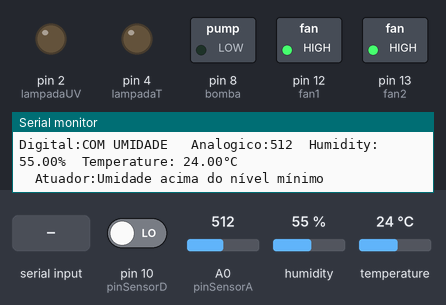
Recording of a sketch running on a simulated Arduino Uno, built with avr-gcc and run on an emulated ATmega328P. On the bench: switched loads named in the sketch (green lamp = pin HIGH), output pins drawn as LEDs (lit = HIGH), the last lines printed to the serial monitor. Dashed ring = blinking. The inputs (shaded band) are chosen by the test bench; at power-on: temperature 24 °C, A0 (pinSensorA) = 512, pin 10 (pinSensorD) LOW, humidity 55 %.

Above: at 1.8 s.
1.9 s: temperature set to 21 °C
4.4 s: temperature set to 18 °C
At 5.8 s:
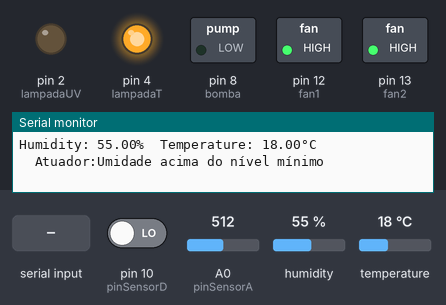
8.0 s: A0 (pinSensorA) set to 686
14.4 s: A0 (pinSensorA) set to 719
At 15.2 s:
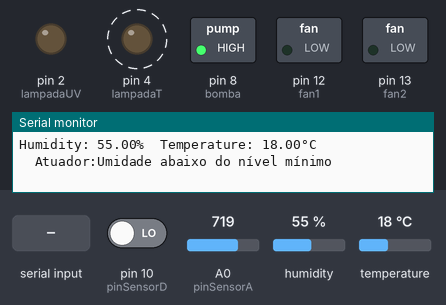
18.2 s: "AA" received over Serial
At 19.4 s:
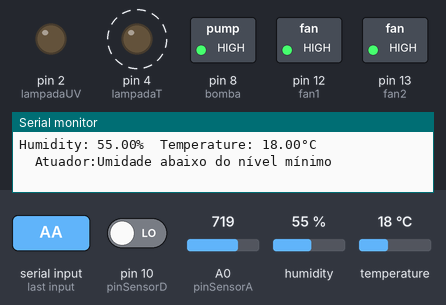
Timing chart, 0 to 26.2 s (numbered marks = the images above; inputs shaded):
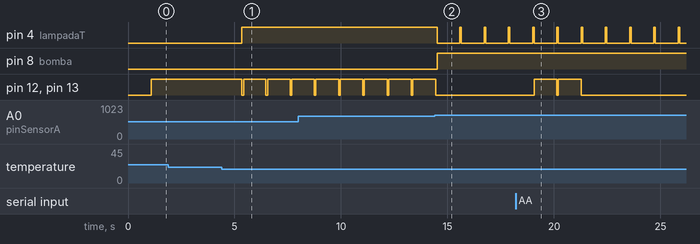

Measured:
- the behaviour switches between 20 and 19 °C on temperature (found by bisection; images 0 and 1)
- the behaviour switches between 700 and 701 on A0 (pinSensorA) (found by bisection; images 1 and 2)
- after the input at 4.4 s, pin 4 (lampadaT): LOW → HIGH after 0.94 s; pin 12 (fan1), pin 13 (fan2): alternates HIGH for 1.1 s and LOW for 0.09 s, starting after 0.94 s
- after the input at 14.4 s, pin 4 (lampadaT): alternates HIGH for 0.09 s and LOW for 1.0 s, starting after 0.13 s; pin 8 (bomba): LOW → HIGH after 0.13 s; pin 12 (fan1), pin 13 (fan2): goes on until 14.4 s, then stays LOW
- after the input at 18.2 s, pin 12 (fan1), pin 13 (fan2): alternates HIGH for 1.1 s and LOW for 0.09 s, 4 changes in all, then stays LOW, starting after 0.88 s

The sketch:

uno_controller_module.ino
```cpp
#define pinSensorA A0
#define pinSensorD 10
#define fan1 12
#define fan2 13
#define bomba 8
#define lampadaT 4
#define lampadaUV 2
#include <DHT.h>
#define DHTPIN  6
#define DHTTYPE DHT11
DHT dht(DHTPIN, DHTTYPE);

void setup()
{
  // ===============================
  pinMode(pinSensorD, INPUT);
  pinMode(fan1,OUTPUT);
  pinMode(fan2,OUTPUT);
  pinMode(bomba,OUTPUT);
  pinMode(lampadaT,OUTPUT);
  pinMode(lampadaUV,OUTPUT);
  //================================
  Serial.begin(9600);
  dht.begin();
  //================================
  digitalWrite(fan1,LOW);
  digitalWrite(fan2,LOW);
  digitalWrite(bomba,LOW);
  digitalWrite(lampadaT,LOW);
  digitalWrite(lampadaUV,LOW);

}

void loop()
{
  delay(1000);  //aguarda por 1s para a próxima leitura de temperatura.

  // Defina as variáveis de umidade e temperatura
  float humidity = dht.readHumidity();
  float temperature = dht.readTemperature();

  // Exibe os dados dígitais da umidade do solo
  Serial.print("Digital:");

  if (digitalRead(pinSensorD)) {
     Serial.print("SEM UMIDADE ");
  } else {
     Serial.print("COM UMIDADE ");
  }

  // Exibe os dados analógicos da umidade do solo
  Serial.print("  Analogico:");
  Serial.print(analogRead(pinSensorA));
  Serial.print("  ");
  //======================================================================
  // controle dos componentes de acordo com os sensores
  if (isnan(humidity) || isnan(temperature)) { // Verificação em cima da temperatura
    Serial.println("Leitura do sensor DHT11 falhou!");
  } else {
    if(temperature >= 25.00){
      Serial.println("Temperatura acima de 25°C, desligando sistema termico...."); // Verifica se a temperatura está acimad e 25 graus, desliga a lampada termica e liga os fans caso estejas desligados
      digitalWrite(lampadaT,LOW);
      digitalWrite(fan1,HIGH);
      digitalWrite(fan2,HIGH);
    }
    else if(temperature <= 19.00){
      Serial.println("Temperatura a baixo de 19°C religando sistema de aquecimenti...");
      digitalWrite(lampadaT,HIGH);
      digitalWrite(fan1,LOW);
      digitalWrite(fan2,LOW);
    }

    // Exibe os valores de umidade e temperatura
    Serial.print("Humidity: ");
    Serial.print(humidity);
    Serial.print("%\t");
    Serial.print("Temperature: ");
    Serial.print(temperature);
    Serial.println("°C");
  }

  //==============================================

  Serial.print("  Atuador:"); // Verificação em cima dos dados anlógicos do sensor de temperatura
  if (analogRead(pinSensorA) > 700) {

    Serial.println("Umidade abaixo do nível mínimo"); // Desliga os dois fans, desliga a lampada termica se estiver ligada e irriga com a bomba
    digitalWrite(fan1,LOW);
    digitalWrite(fan2,LOW);
    digitalWrite(bomba,HIGH);
    digitalWrite(lampadaT,LOW);

  } else {
    Serial.println("Umidade acima do nível mínimo"); // Desliga a irrigação caso esteja ligada e religa os fans caso estejam desligados

    digitalWrite(fan1,HIGH);
    digitalWrite(fan2,HIGH);
    digitalWrite(bomba,LOW);
  }
  //======================================================================
  //Detecção dos comandos manuais e informações transmitidas via comunicador (ESP32)


  if(Serial.available()>0){
  	char c = Serial.read();
    if(c=='A'){
    	digitalWrite(fan1,HIGH);
      digitalWrite(fan2,HIGH);
    }
    else if(c=='B'){
    	digitalWrite(fan1,LOW);
    	digitalWrite(fan2,LOW);
    }
    else if(c=="AA"){
      digitalWrite(fan1,HIGH);
    }
    else if(c=="AB"){
      digitalWrite(fan2,HIGH);
    }
    else if(c=="C"){
      digitalWrite(lampadaT,HIGH);
    }
    else if(c=="D"){
      digitalWrite(lampadaT,LOW);
    }
    else if(c=="E"){
      digitalWrite(lampadaUV,HIGH);
    }

    else if(c=="F"){
      digitalWrite(lampadaUV,LOW);
    }
    else if(c=="G"){
      digitalWrite(bomba,HIGH);
    }
    else if(c=="H"){
      digitalWrite(bomba,LOW);
    }
    else if(c=="S"){
      Serial.println("Requisição recebida!");
      Serial.write("O");
    }

  }
  //======================================================================

}
```
